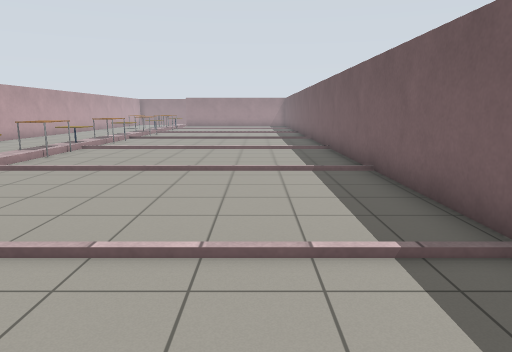
View 1 (above)

17 first-person views from a walk through a world built for the Gazebo simulator. The camera is 1.3 m above the floor, tilts 10° down and sees 70° across. The floor is counted in squares, 1 m on a side. Each view is taken from the middle of a square. On the plan, view 1 faces up. The plan holds only what a view shows up to about 15 squares ahead; the rest is blank. The place goes on beyond the plan. The robots in the file are not drawn. Simple patterns stand in for the simulator's built-in surfaces. Some surface patterns are stand-ins.

View 2
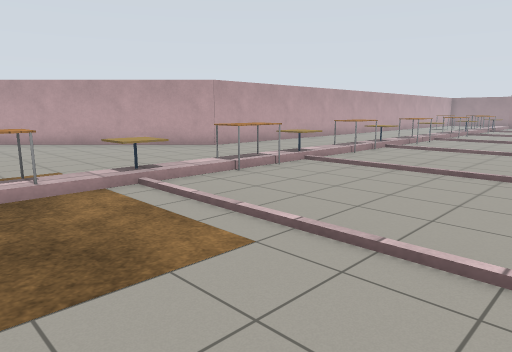

View 3
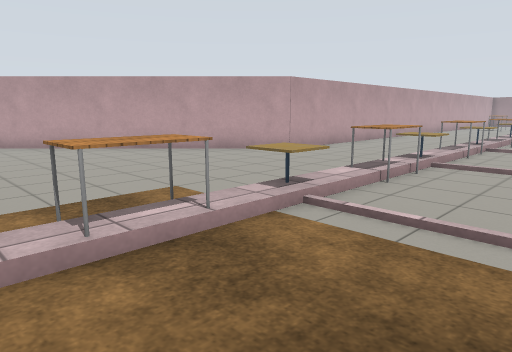

View 4
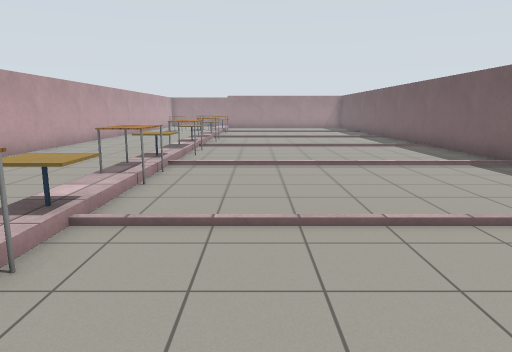

View 5
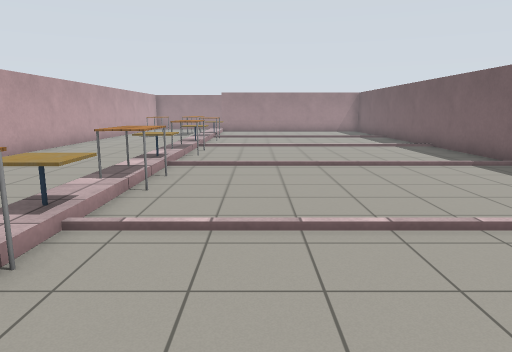

View 6
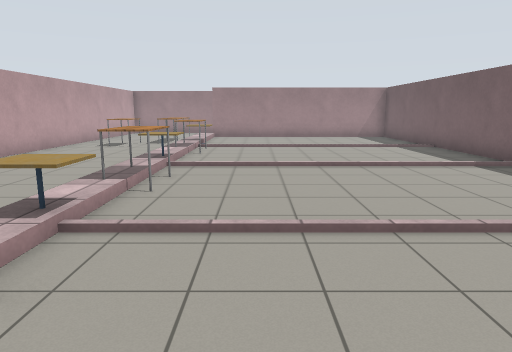

View 7
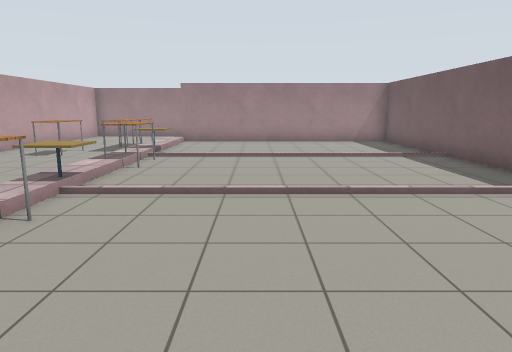

View 8
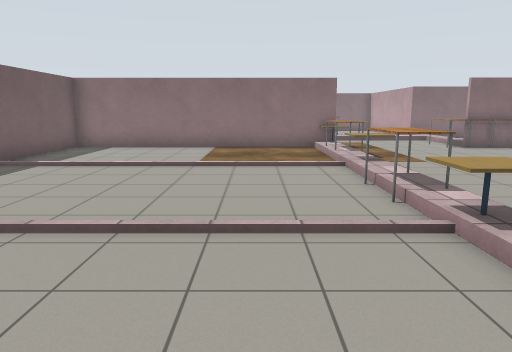

View 9
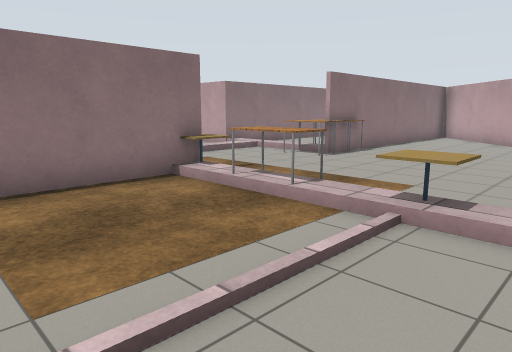

View 10
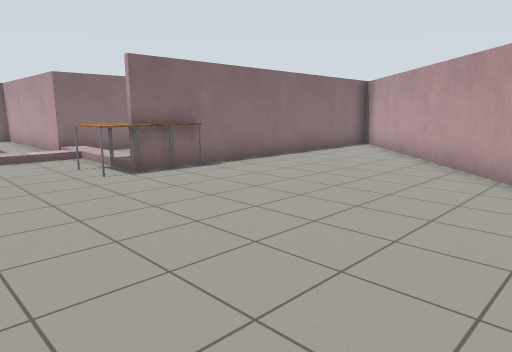

View 11
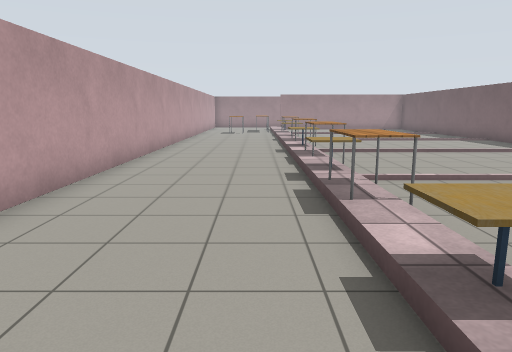

View 12
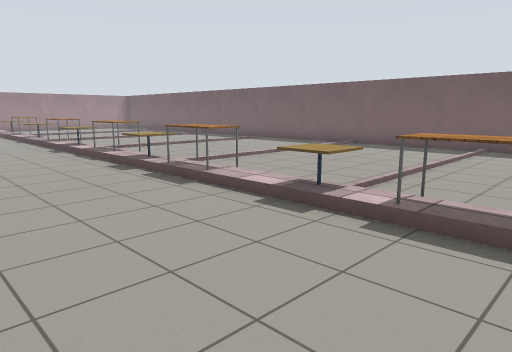

View 13
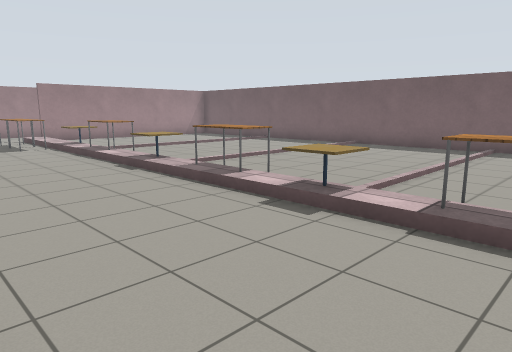

View 14
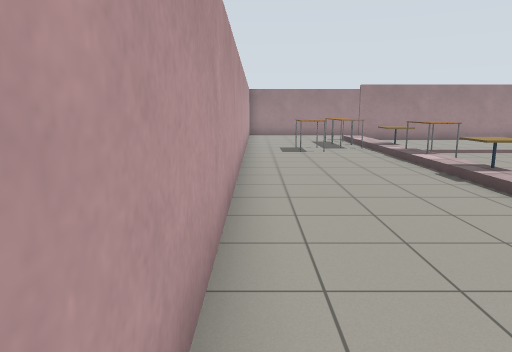

View 15
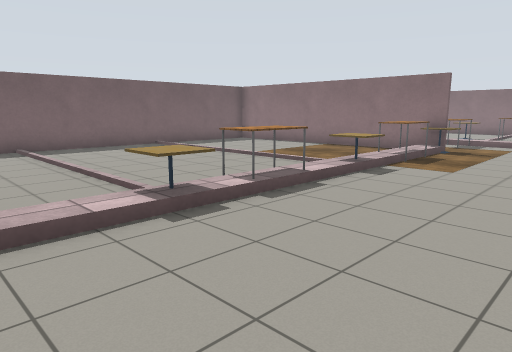

View 16
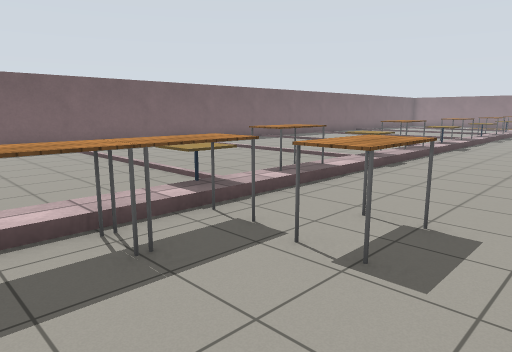

View 17
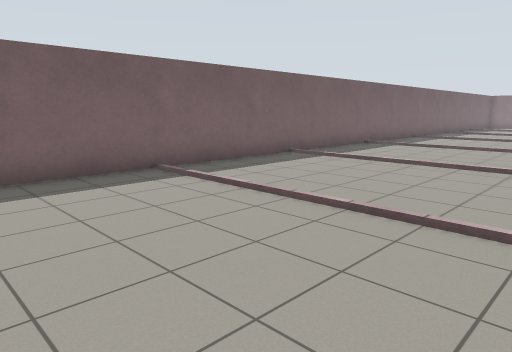

### Floor plan
Points are (right, up) in squares from view 1. A wall is a line through its corners. A room is listed if a view was taken in it or the views show most of it. See-through windows are left out.
Room 1 (views 1, 2, 3, 4, 5, 6, 7, 8, 9, 10, 11, 12, 13, 14, 15, 16, 17)
walls: (-6.6, -1.7) (2.6, -1.7) (2.6, 32.3); (-11.4, 32.2) (-11.4, 9.1) (-21.9, -1.5); (-22, -1.7) (-13.4, -1.7)
low walls: (-6.2, 12.5) (-6.2, 11.5); (-7, 13.5) (-7, 32.1); (-6.2, 14.4) (-6.2, 13.5); (-6.2, 10.5) (-6.2, 8.5); (-6.2, 17.5) (-6.2, 16.5); (-6.2, 7.5) (-6.2, 6.5); (-6.2, 19.4) (-6.2, 18.5); (-6.2, 5.5) (-6.2, 3.5); (-7, 3.6) (-7, 12.5); (-6.2, 22.5) (-6.2, 21.5); (-6.2, 25.4) (-6.2, 23.5); (-11.8, -2.5) (-11.8, -3.5); (-6.2, 31.9) (-6.2, 29.5)
objects: table (-13, -3) to (-13, -1); table (-12, -2) to (-12, -1); table (-11, -3) to (-11, -2); table (-9, 28) to (-9, 29); table (-8, 29) to (-8, 30); table (-8, 31) to (-8, 32); other object (-7, -4) to (-6, -3); cafe table (-7, -2) to (-7, -1); table (-7, 0) to (-7, 1); cafe table (-7, 3) to (-6, 3); cafe table (-7, 13) to (-6, 13); table (-6, 6); cafe table (-6, 8); table (-6, 11); table (-6, 15) to (-6, 16); cafe table (-6, 18); table (-6, 20) to (-6, 21); cafe table (-6, 23); table (-6, 26) to (-6, 27); cafe table (-6, 28) to (-6, 29)

Where each view was taken, in squares from view 1:
view 1: 0 up, 0 right, facing up
view 2: 0 up, 0 right, facing up-left
view 3: 1 down, 3 left, facing up-left
view 4: 4 up, 4 left, facing up
view 5: 9 up, 4 left, facing up
view 6: 14 up, 4 left, facing up
view 7: 17 up, 3 left, facing up
view 8: 12 up, 4 left, facing down
view 9: 5 up, 2 left, facing down-left
view 10: 6 up, 8 left, facing down-left
view 11: 6 up, 8 left, facing up
view 12: 5 up, 11 left, facing up-right
view 13: 15 up, 11 left, facing up-right
view 14: 16 up, 11 left, facing up
view 15: 11 up, 11 left, facing down-right
view 16: 32 up, 11 left, facing down-right
view 17: 32 up, 5 left, facing down-right
